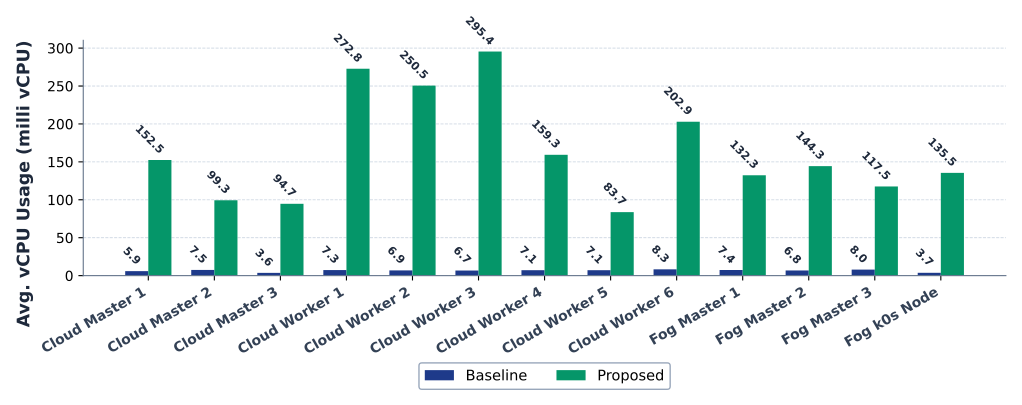

Reproduce this figure in Python.
import os
import glob
import numpy as np
import pandas as pd
import matplotlib.pyplot as plt

DISPLAY_NAME_MAP = {
    'cloud-k3s-master1': 'Cloud Master 1',
    'cloud-k3s-master2': 'Cloud Master 2',
    'cloud-k3s-master3': 'Cloud Master 3',
    'cloud-k3s-pool-workers-worker1': 'Cloud Worker 1',
    'cloud-k3s-pool-workers-worker2': 'Cloud Worker 2',
    'cloud-k3s-pool-workers-worker3': 'Cloud Worker 3',
    'cloud-k3s-pool-workers-worker4': 'Cloud Worker 4',
    'cloud-k3s-pool-workers-worker5': 'Cloud Worker 5',
    'cloud-k3s-pool-workers-worker6': 'Cloud Worker 6',
    'fog-k3s-master1': 'Fog Master 1',
    'fog-k3s-master2': 'Fog Master 2',
    'fog-k3s-master3': 'Fog Master 3',
    'fog-k0s': 'Fog k0s Node'
}

ORDERED_NODES = [
    'cloud-k3s-master1',
    'cloud-k3s-master2',
    'cloud-k3s-master3',
    'cloud-k3s-pool-workers-worker1',
    'cloud-k3s-pool-workers-worker2',
    'cloud-k3s-pool-workers-worker3',
    'cloud-k3s-pool-workers-worker4',
    'cloud-k3s-pool-workers-worker5',
    'cloud-k3s-pool-workers-worker6',
    'fog-k3s-master1',
    'fog-k3s-master2',
    'fog-k3s-master3',
    'fog-k0s'
]

VCPU_MAP = {
    'cloud-k3s-master1': 4.0,
    'cloud-k3s-master2': 4.0,
    'cloud-k3s-master3': 4.0,
    'cloud-k3s-pool-workers-worker1': 8.0,
    'cloud-k3s-pool-workers-worker2': 8.0,
    'cloud-k3s-pool-workers-worker3': 8.0,
    'cloud-k3s-pool-workers-worker4': 8.0,
    'cloud-k3s-pool-workers-worker5': 8.0,
    'cloud-k3s-pool-workers-worker6': 8.0,
    'fog-k3s-master1': 8.0,
    'fog-k3s-master2': 8.0,
    'fog-k3s-master3': 8.0,
    'fog-k0s': 8.0
}


def read_sar_csv(file_path):
    with open(file_path, 'r') as f:
        header_line = f.readline().strip()

    if header_line.startswith('#'):
        header_line = header_line.lstrip('#').strip()

    columns = [col.strip() for col in header_line.split(',')]
    df = pd.read_csv(file_path, comment='#', names=columns)
    return df


def get_node_data(base_dir, metric):
    data_map = {}
    search_path = os.path.join(base_dir, metric, '*.csv')
    files = glob.glob(search_path)
    for file_path in files:
        try:
            df = read_sar_csv(file_path)
            if not df.empty:
                hostname = df['hostname'].iloc[0].strip()
                data_map[hostname] = df
        except Exception as e:
            print(f"Warning: Failed to load {file_path}: {e}")
    return data_map


def plot_cpu_overhead(baseline_data, proposed_data, output_pdf):
    plt.rcParams.update({
        'font.family': 'sans-serif',
        'font.sans-serif': ['DejaVu Sans', 'Arial', 'Helvetica'],
        'font.size': 11,
        'axes.labelsize': 12.5,
        'axes.titlesize': 13,
        'xtick.labelsize': 10,
        'ytick.labelsize': 10,
        'legend.fontsize': 10.5,
        'grid.color': '#CBD5E1',
        'grid.linestyle': '--',
        'grid.linewidth': 0.6,
    })

    baseline_vals = []
    proposed_values = []
    node_labels = []

    for node in ORDERED_NODES:
        if node in baseline_data:
            df_base = baseline_data[node]
            idle_series = pd.to_numeric(df_base['%idle'], errors='coerce').dropna()
            avg_idle = idle_series.mean() if not idle_series.empty else 100.0
            cpu_usage_pct = 100.0 - avg_idle
            vcpus = VCPU_MAP.get(node, 1.0)
            baseline_val = (cpu_usage_pct / 100.0) * vcpus * 1000.0
        else:
            baseline_val = np.nan

        if node in proposed_data:
            df_prop = proposed_data[node]
            idle_series = pd.to_numeric(df_prop['%idle'], errors='coerce').dropna()
            avg_idle = idle_series.mean() if not idle_series.empty else 100.0
            cpu_usage_pct = 100.0 - avg_idle
            vcpus = VCPU_MAP.get(node, 1.0)
            proposed_val = (cpu_usage_pct / 100.0) * vcpus * 1000.0
        else:
            proposed_val = np.nan

        baseline_vals.append(baseline_val)
        proposed_values.append(proposed_val)
        node_labels.append(DISPLAY_NAME_MAP.get(node, node))

    x = np.arange(len(node_labels))
    width = 0.35

    fig, ax = plt.subplots(figsize=(10.5, 3.8), dpi=300)

    rects1 = ax.bar(x - width / 2, baseline_vals, width, label='Baseline', color='#1E3A8A', edgecolor='none')
    rects2 = ax.bar(x + width / 2, proposed_values, width, label='Proposed', color='#059669', edgecolor='none')

    ax.set_ylabel('Avg. vCPU Usage (milli vCPU)', fontweight='bold', labelpad=10, color='#1E293B', y=0.39)
    ax.set_xticks(x)
    ax.set_xticklabels(node_labels, rotation=30, ha='right', fontweight='semibold', color='#334155')
    ax.grid(True, which='both', axis='y', zorder=0)
    ax.grid(False, axis='x')

    ax.spines['top'].set_visible(False)
    ax.spines['right'].set_visible(False)
    ax.spines['left'].set_color('#64748B')
    ax.spines['bottom'].set_color('#64748B')

    ax.set_axisbelow(True)

    def autolabel(rects):
        for rect in rects:
            height = rect.get_height()
            if not np.isnan(height):
                ax.annotate(
                    f'{height:.1f}',
                    xy=(rect.get_x() + rect.get_width() / 2, height),
                    xytext=(4, 3),
                    textcoords="offset points",
                    ha='right', va='bottom',
                    rotation=-45,
                    fontsize=8, fontweight='bold', color='#1E293B'
                )

    autolabel(rects1)
    autolabel(rects2)

    ax.legend(
        loc='upper center',
        bbox_to_anchor=(0.5, -0.34),
        ncol=2,
        fontsize=10.5,
        frameon=True,
        facecolor='white',
        edgecolor='#94A3B8',
        framealpha=0.95
    )

    fig.subplots_adjust(left=0.10, right=0.98, top=0.90, bottom=0.28)
    plt.savefig(output_pdf, format='pdf', bbox_inches='tight', pad_inches=0.15)
    plt.close(fig)
    print(f"Successfully generated CPU overhead visualization PDF: {output_pdf}")


def main():
    benchmark_dir = '../results/resources-overhead-benchmark'
    baseline_dir = os.path.join(benchmark_dir, 'baseline')
    proposed_dir = os.path.join(benchmark_dir, 'proposed')
    output_pdf = 'visualize_cpu_overhead.pdf'

    print("Loading CPU baseline data...")
    baseline_data = get_node_data(baseline_dir, 'cpu')

    print("Loading CPU proposed data...")
    proposed_data = get_node_data(proposed_dir, 'cpu')

    print("Generating CPU overhead visualization...")
    plot_cpu_overhead(baseline_data, proposed_data, output_pdf)


if __name__ == '__main__':
    main()
